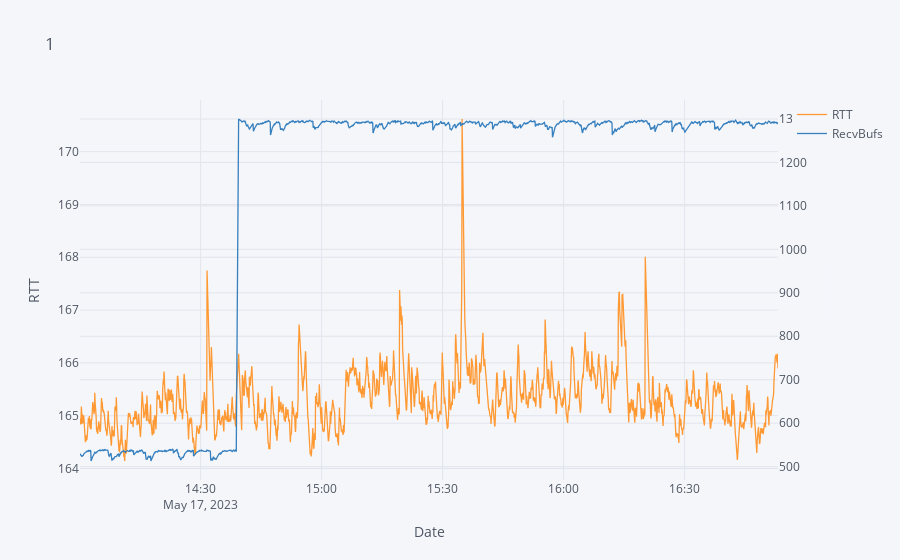

Source (notebook cell):
### Code cell
import import_ipynb
import all
all.filter_by_time("files/decoder-100m-1300-2023-05-18-14h03m56s.csv", '2023-05-17T14:00:00+0800,36148','2023-05-17T16:53:10+0800',150)

### Figure 1 — Plotly figure (JSON) as saved in the notebook; plotly's stock layout.template omitted (floating-point values rounded to 4 significant figures; data arrays with more than 128 entries replaced by an {"elided": "..."} marker saying what was removed)
{"data": [{"line": {"color": "rgba(255, 153, 51, 1.0)", "dash": "solid", "shape": "linear", "width": 1.3}, "mode": "lines", "name": "RTT", "text": "", "x": {"elided": "2072 str values"}, "y": {"elided": "2072 float values"}, "type": "scatter"}, {"line": {"color": "rgba(55, 128, 191, 1.0)", "dash": "solid", "shape": "linear", "width": 1.3}, "mode": "lines", "name": "RecvBufs", "text": "", "x": {"elided": "2072 str values"}, "y": {"elided": "2072 int values"}, "type": "scatter", "xaxis": "x", "yaxis": "y2"}], "layout": {"legend": {"bgcolor": "#F5F6F9", "font": {"color": "#4D5663"}}, "paper_bgcolor": "#F5F6F9", "plot_bgcolor": "#F5F6F9", "title": {"text": "1", "font": {"color": "#4D5663"}}, "xaxis": {"gridcolor": "#E1E5ED", "showgrid": true, "tickfont": {"color": "#4D5663"}, "title": {"text": "Date", "font": {"color": "#4D5663"}}, "zerolinecolor": "#E1E5ED"}, "yaxis": {"gridcolor": "#E1E5ED", "showgrid": true, "tickfont": {"color": "#4D5663"}, "title": {"text": "RTT", "font": {"color": "#4D5663"}}, "zerolinecolor": "#E1E5ED"}, "yaxis2": {"anchor": "x", "gridcolor": "#E1E5ED", "overlaying": "y", "showgrid": true, "side": "right", "tickfont": {"color": "#4D5663"}, "title": {"text": "RecvBufs"}, "zerolinecolor": "#E1E5ED"}}}
